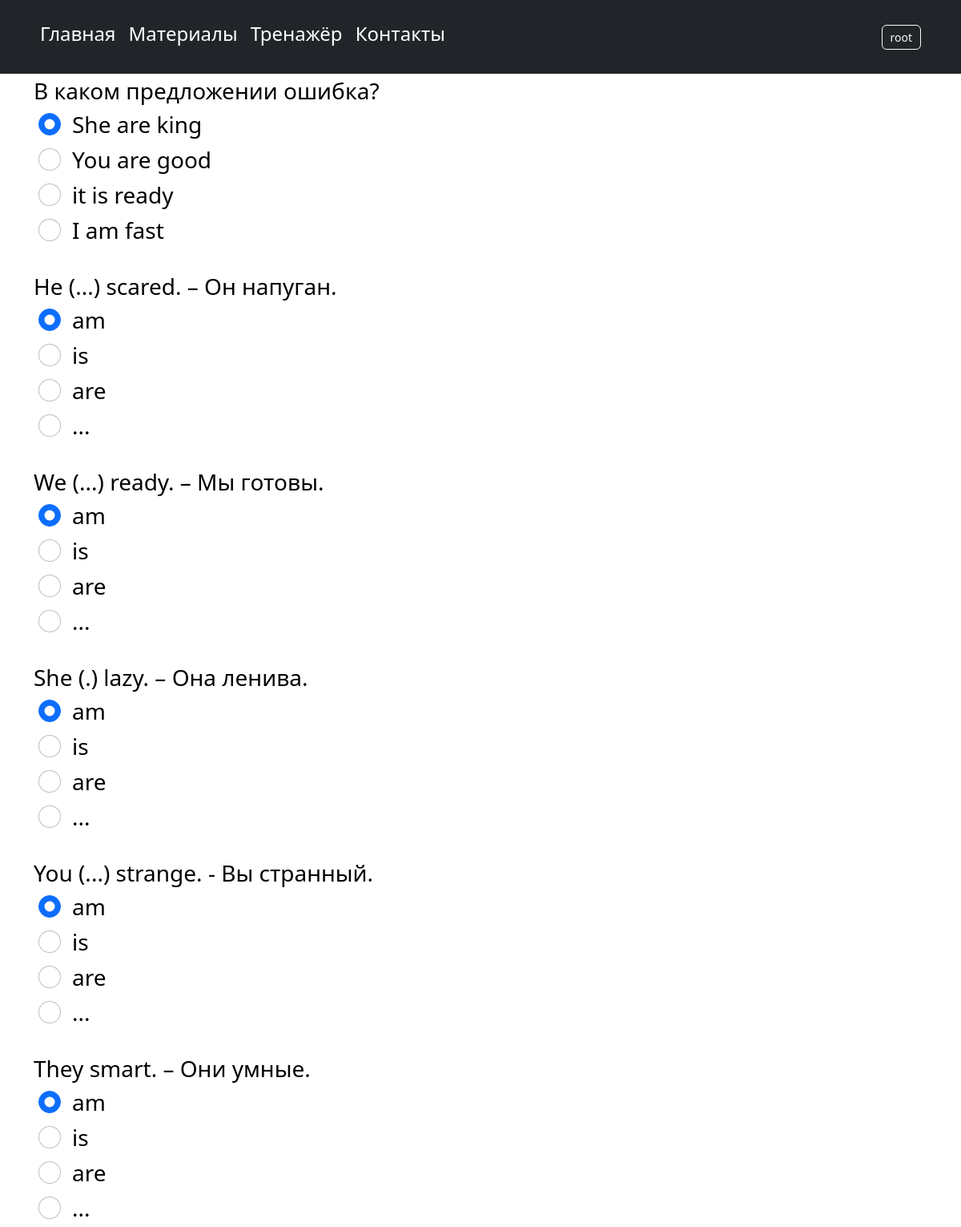
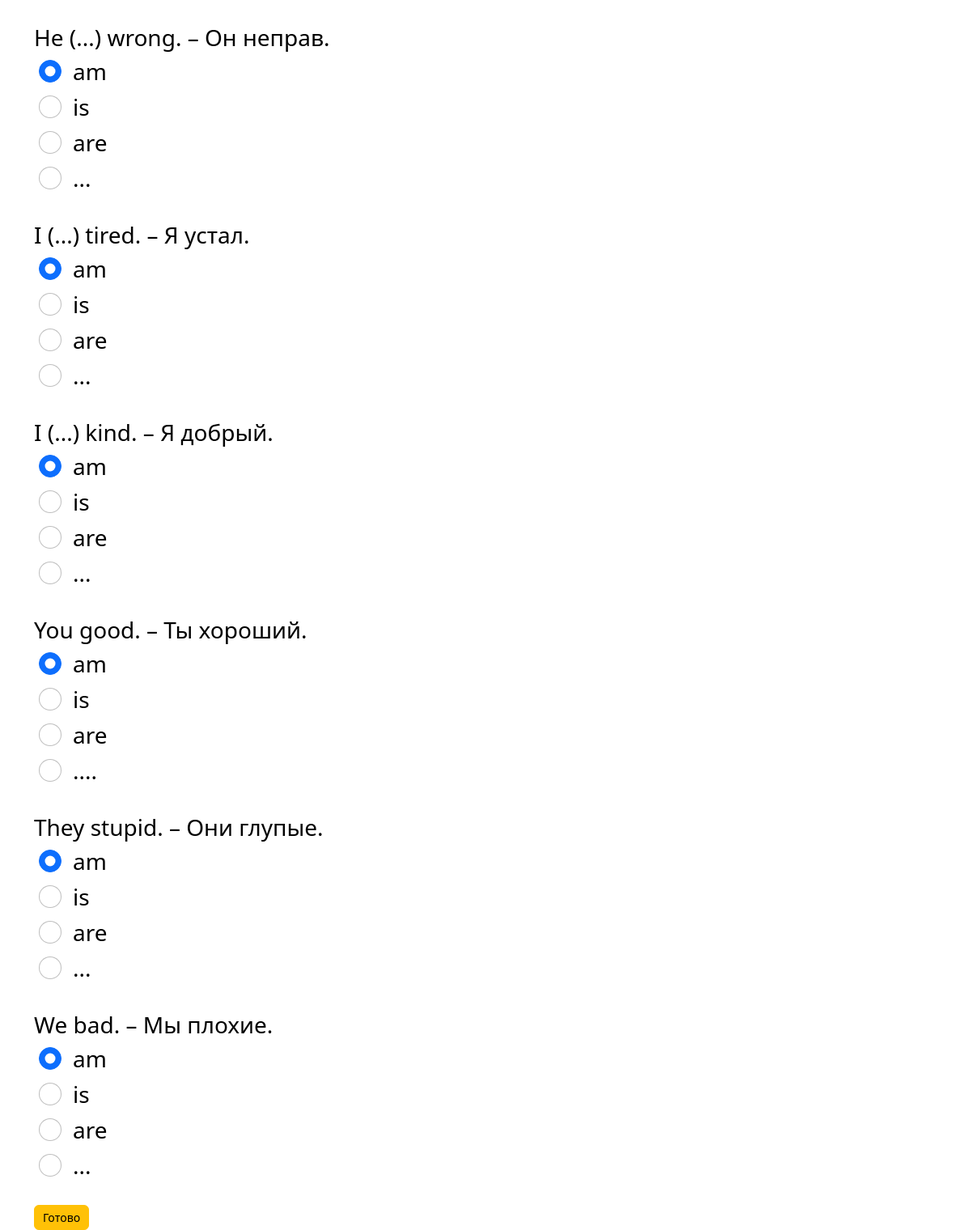
The page /quiz/test1/ (signed in) on the database its author committed (2 pictures, top to bottom).
### users/models.py (models this page shows)
class User(AbstractUser):
    email = models.CharField('email address',blank=True, max_length=254)
    birthday = models.CharField('date',blank=True, max_length=10)
    image = models.ImageField(upload_to='users_images', null=True, blank=True)

### quiz/models.py (models this page shows, shortened)
class QuesModel(models.Model):
    question = models.CharField(max_length=200,null=True)
    typeq = models.CharField(max_length=200, null=True)
    op1 = models.CharField(max_length=200,null=True)
    op2 = models.CharField(max_length=200,null=True)
    op3 = models.CharField(max_length=200,null=True)
    op4 = models.CharField(max_length=200,null=True)
    ans = models.CharField(max_length=200,null=True)

### quiz/views.py (the view)
# urls.py: path('test1/', views.test1, name='test1'),
def test1(request):
    typeq = '1'
    if request.method == 'POST':
        print(request.POST)
        questions=QuesModel.objects.all()
        score=0
        wrong=0
        correct=0
        total=0
        for q in questions:
            if  (q.typeq) == typeq:
                total+=1
                print(request.POST.get(q.question))
                print(q.ans)
                print()
                if q.ans ==  request.POST.get(q.question):
                    score+=10
                    correct+=1
                else:
                    wrong+=1
        percent = score/(total*10) *100
        context = {
            'score': score,
            'correct': correct,
            'wrong': wrong,
            'percent': percent,
            'total': total
        }
        return render(request,'quiz/result.html',context)
    else:
        questions=QuesModel.objects.all()
        context = {
            'questions':questions,
            'typeq': typeq
        }
        return render(request,'quiz/test1.html',context)

### quiz/templates/quiz/test1.html (shortened to what this page needs)
{% extends 'main/layout.html' %}
{% block content %}
{% load static %}
<div class="container ">
 <form method='POST' action=''>
    {% for q  in questions%}
     {% if q.typeq == typeq %}
    <div class="form-group">
      <label for="question">{{q.question}}</label>
    </div>
    <div class="form-check">
        <div class="form-check">
            <input class="form-check-input" type="radio" name="{{q.question}}" id="gridRadios1" value="option1" checked>
            <label class="form-check-label" for="gridRadios1">
                {{q.op1}}
            </label>
        </div>
        <div class="form-check ">
            <input class="form-check-input" type="radio" name="{{q.question}}" id="gridRadios2" value="option2">
            <label class="form-check-label" for="gridRadios2">
                {{q.op2}}
            </label>
        </div>
        <div class="form-check">
            <input class="form-check-input" type="radio" name="{{q.question}}" id="gridRadios1" value="option3">
            <label class="form-check-label" for="gridRadios1">
                {{q.op3}}
            </label>
        </div>
        <div class="form-check">
            <input class="form-check-input" type="radio" name="{{q.question}}" id="gridRadios2" value="option4">
            <label class="form-check-label" for="gridRadios2">
                {{q.op4}}
            </label>
        </div>
        <br>
    </div>
     {% endif%}
    {% endfor %}
    <button type="submit" class="btn btn-warning">Готово</button>
  </form>
</div>
{% endblock %}

### main/templates/main/layout.html (shortened to what this page needs)
{% load static%}
<!doctype html>
<html lang="en">
<head>
    <link rel="stylesheet" href="https://cdn.jsdelivr.net/npm/bootstrap@5.2.3/dist/css/bootstrap.min.css">
    <link rel="stylesheet" href="https://use.fontawesome.com/releases/v5.8.2/css/all.css">
    <link rel="stylesheet" href="{% static 'main/css/main.css' %}">
</head>
<body>
  <header class="p-3 text-bg-dark">
    <div class="container">
      <div class="d-flex flex-wrap align-items-center justify-content-center justify-content-lg-start">
        <ul class="nav col-12 col-lg-auto me-lg-auto mb-2 justify-content-center mb-md-1000">
          <li><a href="{% url 'home' %}" class="nav-link px-2 ">Главная</a></li>
          <li><a href="{% url 'materials' %}" class="nav-link px-2 ">Материалы</a></li>
          <li><a href="{% url 'testmanager' %}" class="nav-link px-2 ">Тренажёр</a></li>
          <li><a href="{% url 'about' %}" class="nav-link px-2 ">Контакты</a></li>
        </ul>
        <div class="text-end">
        {% if user.is_authenticated %}
        <a href="{% url 'profile' %}"> <button type="button" class="btn btn-outline-light me-2">{{request.user}}</button></a>
        {% else %}
        <a href="{% url 'login' %}"> <button type="button" class="btn btn-outline-light me-2">Вход</button></a>
        <a href="{% url 'reg' %}"> <button type="button" class="btn btn-warning">Регистрация</button></a>
        {% endif %}
      </div>
    </div>
  </header>
    <main>
        {% block content %}
        {% endblock %}
    </main>
</body>
</html>

### main/static/main/css/main.css (style rules this page uses)
.nav-link { font-size: 24px; transform: scale(1); transition: transform 0.5s ease; color: #fff; }
.form-group label, .form-check label, .form-check-input { font-size: 28px; color: black; }
.btn { font-size: 20px; }
.btn { font-size: 14px; padding: 4px 10px; }

### quiz/templates/quiz/test1.html (style rules this page uses)
.nav-link { font-size: 24px; transform: scale(1); transition: transform 0.5s ease; color: #fff; }

### rows shown on the page
User: user "root"
QuesModel: question "В каком предложении ошибка?", op1 "She are king", op2 "You are good", op3 "it is ready", op4 "I am fast"
QuesModel: question "He (...) scared. – Он напуган.", op1 "am", op2 "is", op3 "are", op4 "..."
QuesModel: question "We (...) ready. – Мы готовы.", op1 "am", op2 "is", op3 "are", op4 "..."
QuesModel: question "She (.) lazy. – Она ленива.", op1 "am", op2 "is", op3 "are", op4 "..."
QuesModel: question "You (...) strange. - Вы странный.", op1 "am", op2 "is", op3 "are", op4 "..."
QuesModel: question "They smart. – Они умные.", op1 "am", op2 "is", op3 "are", op4 "..."
QuesModel: question "He (...) wrong. – Он неправ.", op1 "am", op2 "is", op3 "are", op4 "..."
QuesModel: question "I (...) tired. – Я устал.", op1 "am", op2 "is", op3 "are", op4 "..."
QuesModel: question "I (...) kind. – Я добрый.", op1 "am", op2 "is", op3 "are", op4 "..."
QuesModel: question "You good. – Ты хороший.", op1 "am", op2 "is", op3 "are", op4 "...."
QuesModel: question "They stupid. – Они глупые.", op1 "am", op2 "is", op3 "are", op4 "..."
QuesModel: question "We bad. – Мы плохие.", op1 "am", op2 "is", op3 "are", op4 "..."
